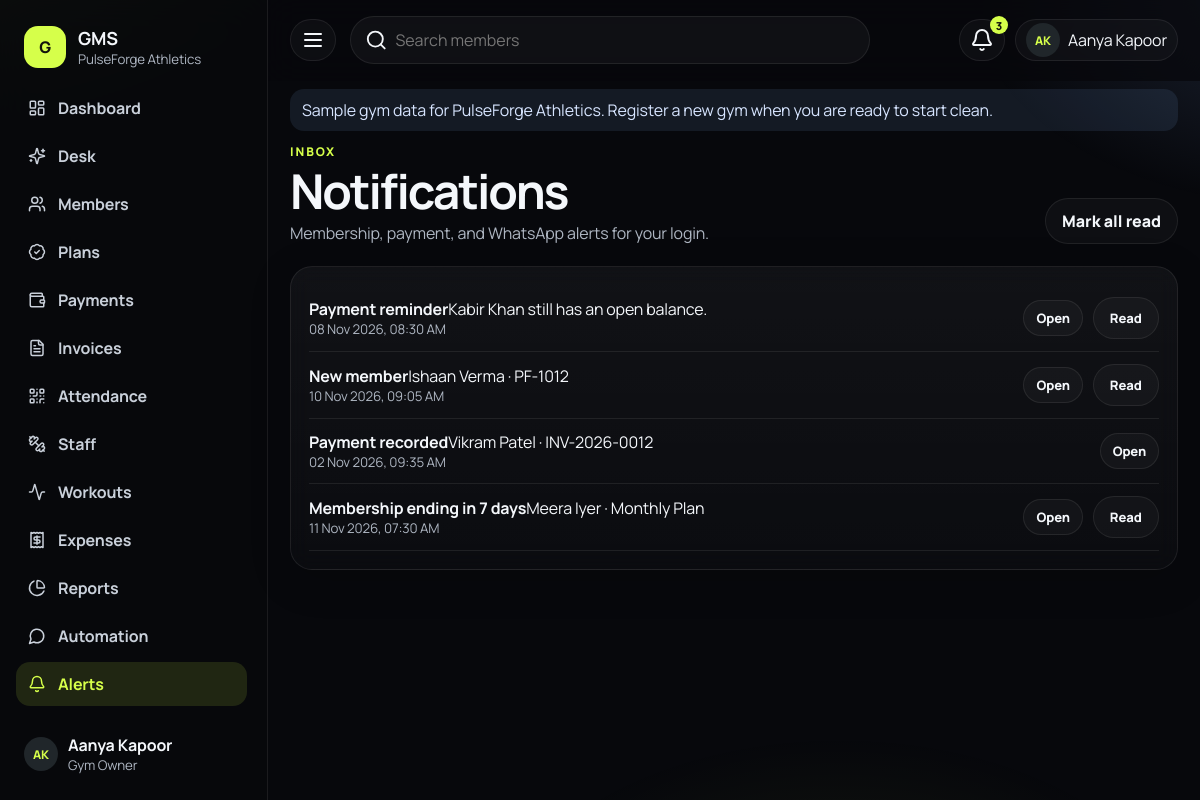
Page /modules/notifications/index.php (signed in) on the committed database.
### tables this page shows
CREATE TABLE gyms (
  id INT UNSIGNED NOT NULL AUTO_INCREMENT,
  name VARCHAR(160) NOT NULL,
  slug VARCHAR(160) NOT NULL,
  logo_path VARCHAR(255) DEFAULT NULL,
  email VARCHAR(190) DEFAULT NULL,
  phone VARCHAR(30) DEFAULT NULL,
  address_line VARCHAR(255) DEFAULT NULL,
  city VARCHAR(100) DEFAULT NULL,
  state VARCHAR(100) DEFAULT NULL,
  postal_code VARCHAR(20) DEFAULT NULL,
  country VARCHAR(80) NOT NULL DEFAULT 'India',
  gstin VARCHAR(20) DEFAULT NULL,
  tax_enabled TINYINT(1) NOT NULL DEFAULT 0,
  tax_label VARCHAR(40) NOT NULL DEFAULT 'GST',
  tax_percent DECIMAL(5,2) NOT NULL DEFAULT 0.00,
  invoice_prefix VARCHAR(20) NOT NULL DEFAULT 'INV',
  invoice_next_number INT UNSIGNED NOT NULL DEFAULT 1,
  invoice_footer TEXT NULL,
  invoice_terms TEXT NULL,
  currency_code CHAR(3) NOT NULL DEFAULT 'INR',
  currency_symbol VARCHAR(8) NOT NULL DEFAULT '₹',
  timezone VARCHAR(64) NOT NULL DEFAULT 'Asia/Kolkata',
  member_prefix VARCHAR(12) NOT NULL DEFAULT 'MBR',
  member_next_number INT UNSIGNED NOT NULL DEFAULT 1001,
  onboarding_step TINYINT UNSIGNED NOT NULL DEFAULT 1,
  onboarding_completed TINYINT(1) NOT NULL DEFAULT 0,
  status ENUM('active','suspended') NOT NULL DEFAULT 'active',
  created_at DATETIME NOT NULL,
  updated_at DATETIME NOT NULL,
  PRIMARY KEY (id),
  UNIQUE KEY uq_gyms_slug (slug)
);

CREATE TABLE users (
  id INT UNSIGNED NOT NULL AUTO_INCREMENT,
  gym_id INT UNSIGNED NOT NULL,
  name VARCHAR(160) NOT NULL,
  email VARCHAR(190) NOT NULL,
  phone VARCHAR(30) DEFAULT NULL,
  password_hash VARCHAR(255) NOT NULL,
  role ENUM('owner','manager','receptionist','trainer') NOT NULL,
  avatar_path VARCHAR(255) DEFAULT NULL,
  status ENUM('active','disabled') NOT NULL DEFAULT 'active',
  last_login_at DATETIME DEFAULT NULL,
  created_at DATETIME NOT NULL,
  updated_at DATETIME NOT NULL,
  PRIMARY KEY (id),
  UNIQUE KEY uq_users_email (email),
  KEY idx_users_gym (gym_id),
  CONSTRAINT fk_users_gym FOREIGN KEY (gym_id) REFERENCES gyms (id) ON DELETE CASCADE
);

CREATE TABLE notifications (
  id INT UNSIGNED NOT NULL AUTO_INCREMENT,
  gym_id INT UNSIGNED NOT NULL,
  user_id INT UNSIGNED DEFAULT NULL,
  type VARCHAR(60) NOT NULL,
  title VARCHAR(180) NOT NULL,
  body VARCHAR(500) NOT NULL,
  link VARCHAR(255) DEFAULT NULL,
  is_read TINYINT(1) NOT NULL DEFAULT 0,
  created_at DATETIME NOT NULL,
  PRIMARY KEY (id),
  KEY idx_notes (gym_id, user_id, is_read, created_at),
  CONSTRAINT fk_note_gym FOREIGN KEY (gym_id) REFERENCES gyms (id) ON DELETE CASCADE,
  CONSTRAINT fk_note_user FOREIGN KEY (user_id) REFERENCES users (id) ON DELETE CASCADE
);

### modules/notifications/index.php (the view, shortened to what the rows shown need)
<?php
require dirname(__DIR__, 2) . '/includes/bootstrap.php';
[$user, $gym] = boot_page('nav.notifications');
$rows = db_all('SELECT * FROM notifications WHERE gym_id = ? AND user_id = ? ORDER BY id DESC LIMIT 100', [$gym['id'], $user['id']]);
layout_start('Notifications', 'notifications');
page_head('Inbox', 'Notifications', 'Membership, payment, and WhatsApp alerts for your login.', form_open() . '<input type="hidden" name="id" value="all"><input type="hidden" name="_back" value="' . e(url('notifications')) . '"><button class="btn btn-ghost">Mark all read</button></form>');
if (!$rows) {
    empty_state('You are caught up', 'New alerts will land here.');
} else {
    echo '<article class="card">';
    foreach ($rows as $row) {
        echo '<div class="list-person" style="justify-content:space-between;padding:12px 0;border-bottom:1px solid rgba(255,255,255,.08)"><div><strong>' . e($row['title']) . '</strong><span>' . e($row['body']) . '</span><small class="muted">' . e(fmt_datetime($row['created_at'], $gym)) . '</small></div><div class="cluster">';
        if ($row['link']) echo '<a class="btn btn-ghost btn-sm" href="' . e(url($row['link'] . '?read=' . $row['id'])) . '">Open</a>';
        if (!(int) $row['is_read']) {
            echo form_open();
            echo '<input type="hidden" name="id" value="' . (int) $row['id'] . '"><input type="hidden" name="_back" value="' . e(url('notifications')) . '"><button class="btn btn-ghost btn-sm">Read</button></form>';
        }
        echo '</div></div>';
    }
    echo '</article>';
}
layout_end();

### includes/layout.php (shortened to what the rows shown need)
<?php
function layout_start(string $title, string $active): void
{
    $user = current_user();
    $gym = current_gym();
    $unread = $user ? NotificationService::unreadCount((int) $user['gym_id'], (int) $user['id']) : 0;
    $notes = $user ? NotificationService::latest((int) $user['gym_id'], (int) $user['id'], 5) : [];
    $name = $gym['name'] ?? 'GMS';
    echo '<!DOCTYPE html><html lang="en"><head><meta charset="utf-8"><meta name="viewport" content="width=device-width,initial-scale=1">';
    echo '<link rel="stylesheet" href="https://unpkg.com/aos@2.3.4/dist/aos.css">';
    echo '<link rel="stylesheet" href="' . e(url('assets/css/app.css')) . '">';
    echo '</head><body data-base="' . e(url('')) . '"><div class="ambient" aria-hidden="true"></div><div class="app">';
    echo '<aside class="sidebar" id="sidebar"><div class="brand"><a href="' . e(url('dashboard')) . '"><span class="brand-mark">G</span><span class="brand-copy"><strong>GMS</strong><small>' . e($name) . '</small></span></a></div><nav class="side-nav">';
    echo '</nav><div class="side-user">' . avatar_html($user['avatar_path'] ?? null, $user['name'] ?? 'User', 'sm') . '<div><strong>' . e($user['name'] ?? '') . '</strong><small>' . e(status_label($user['role'] ?? '')) . '</small></div></div></aside>';
    echo '<div class="main"><header class="topbar"><button class="icon-btn" type="button" data-sidebar aria-label="Menu"><i data-lucide="menu"></i></button>';
    echo '<div class="top-actions"><details class="menu"><summary class="icon-btn" aria-label="Notifications">' . ($unread ? '<em>' . (int) $unread . '</em>' : '') . '<i data-lucide="bell"></i></summary><div class="menu-panel notes-panel">';
    echo '<a class="menu-all" href="' . e(url('notifications')) . '">Open notification center</a></div></details>';
    echo '<details class="menu"><summary>' . avatar_html($user['avatar_path'] ?? null, $user['name'] ?? '', 'sm') . '<span class="hide-sm">' . e($user['name'] ?? '') . '</span></summary><div class="menu-panel"><a href="' . e(url('settings?tab=account')) . '">Account</a><a href="' . e(url('logout')) . '">Log out</a></div></details></div></header>';
    echo '<div class="content" id="content">';
}
function layout_end(): void
{
    echo '</div></div></div>';
    echo '</body></html>';
}
function page_head(string $kicker, string $title, string $text = '', string $actions = ''): void
{
    echo '<header class="page-head"><div><p class="eyebrow">' . e($kicker) . '</p><h1>' . e($title) . '</h1>';
    echo '</div><div class="page-actions">' . $actions . '</div></header>';
}

### includes/functions.php (shortened to what the rows shown need)
<?php
function env(string $key, ?string $default = null): ?string
{
    if (array_key_exists($key, $_ENV)) {
        return (string) $_ENV[$key];
    }
    $value = getenv($key);
    return (string) $value;
}
function e(mixed $value): string
{
    return htmlspecialchars((string) $value, ENT_QUOTES | ENT_SUBSTITUTE, 'UTF-8');
}
function url(string $path = ''): string
{
    $base = rtrim((string) env('APP_BASE', ''), '/');
    if ($path === '') {
        return $base === '' ? '/' : $base . '/';
    }
    return $base . '/' . ltrim($path, '/');
}
function csrf_token(): string
{
    return $_SESSION['_csrf'];
}
function csrf_field(): string
{
    return '<input type="hidden" name="_csrf" value="' . e(csrf_token()) . '">';
}
function gym_timezone(?array $gym = null): DateTimeZone
{
    $name = $gym['timezone'] ?? null;
    $name = $name ?: (env('APP_TIMEZONE', 'Asia/Kolkata') ?: 'UTC');
    try {
        return new DateTimeZone($name);
    } catch (Exception) {
        return new DateTimeZone('UTC');
    }
}
function fmt_datetime(?string $utc, ?array $gym = null): string
{
    try {
        $dt = new DateTimeImmutable($utc, new DateTimeZone('UTC'));
    } catch (Exception) {
        return '—';
    }
    return $dt->setTimezone(gym_timezone($gym))->format('d M Y, h:i A');
}
function status_label(string $status): string
{
    return match ($status) {
        'partial' => 'Partially Paid',
        'unpaid' => 'Unpaid',
        'paid' => 'Paid',
        'active' => 'Active',
        'inactive' => 'Inactive',
        'expired' => 'Expired',
        'frozen' => 'Frozen',
        'suspended' => 'Suspended',
        'archived' => 'Archived',
        'cancelled' => 'Cancelled',
        'upgraded' => 'Upgraded',
        'downgraded' => 'Downgraded',
        'bank_transfer' => 'Bank Transfer',
        'upi' => 'UPI',
        'cash' => 'Cash',
        'card' => 'Card',
        'other' => 'Other',
        'owner' => 'Gym Owner',
        'manager' => 'Manager',
        'receptionist' => 'Receptionist',
        'trainer' => 'Trainer',
        'demo' => 'Demo',
        'sent' => 'Accepted',
        'failed' => 'Failed',
        'queued' => 'Queued',
        'skipped' => 'Skipped',
        'recorded' => 'Recorded',
        'voided' => 'Voided',
        'female' => 'Female',
        'male' => 'Male',
        'undisclosed' => 'Undisclosed',
        default => ucwords(str_replace('_', ' ', $status)),
    };
}
function initials(string $name): string
{
    $parts = preg_split('/\s+/', trim($name)) ?: [];
    $letters = '';
    foreach ($parts as $part) {
        if ($part !== '') {
            $letters .= mb_strtoupper(mb_substr($part, 0, 1));
        }
        if (mb_strlen($letters) >= 2) {
            break;
        }
    }
    return $letters !== '' ? $letters : 'G';
}
function avatar_html(?string $path, string $name, string $class = ''): string
{
    $class = trim('avatar ' . $class);
    return '<span class="' . e($class) . ' avatar-fallback">' . e(initials($name)) . '</span>';
}
function form_open(string $action = '', bool $files = false): string
{
    $enctype = $files ? ' enctype="multipart/form-data"' : '';
    $actionAttr = $action !== '' ? ' action="' . e($action) . '"' : '';
    return '<form method="post"' . $actionAttr . $enctype . '>' . csrf_field();
}

### rows in the picture
gyms: name "PulseForge Athletics"
users: name "AK AK", name "Aanya Kapoor", role "Gym Owner"
notifications: title "Payment reminder", body "Kabir Khan still has an open balance.", created_at.timezone "08 Nov 2026, 08:30 AM"
notifications: title "New member", body "Ishaan Verma · PF-1012", created_at.timezone "10 Nov 2026, 09:05 AM"
notifications: title "Payment recorded", body "Vikram Patel · INV-2026-0012", created_at.timezone "02 Nov 2026, 09:35 AM"
notifications: title "Membership ending in 7 days", body "Meera Iyer · Monthly Plan", created_at.timezone "11 Nov 2026, 07:30 AM"

### other values in the picture
$label "Dashboard"
$label "Desk"
$label "Members"
$label "Plans"
$label "Payments"
$label "Invoices"
$label "Attendance"
$label "Staff"
$label "Workouts"
$label "Expenses"
$label "Reports"
$label "Automation"
$label "Alerts"
$unread "3"
$kicker "INBOX"
